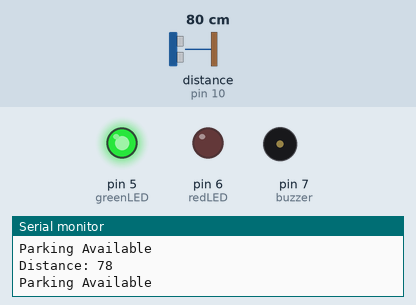
This sketch was run on a simulated Arduino Uno, built with avr-gcc and run on an emulated ATmega328P. On the bench: output pins drawn as LEDs (lit = HIGH), buzzer (waves = sounding, pin HIGH), the last lines printed to the serial monitor. Wiring (inferred from the names in the program): ultrasonic range finder: trigger pin 9; echo pin 10. Inputs (shaded band) come from the test bench; at power-on: distance to the obstacle (sensor on pin 10) 80 cm. The echo pulse lasts 58.3 µs per cm; pins used as bus, display or sensor lines are not drawn.

Above: at 1.8 s.
1.9 s: distance to the obstacle (sensor on pin 10) set to 13 cm
3.4 s: distance to the obstacle (sensor on pin 10) set to 9 cm
At 5.0 s:
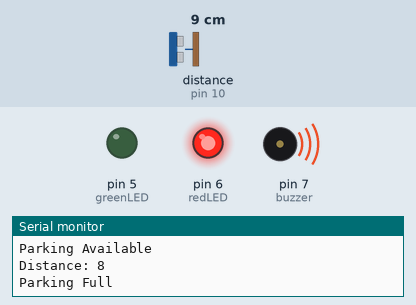
5.5 s: distance to the obstacle (sensor on pin 10) set to 18 cm
At 6.7 s:
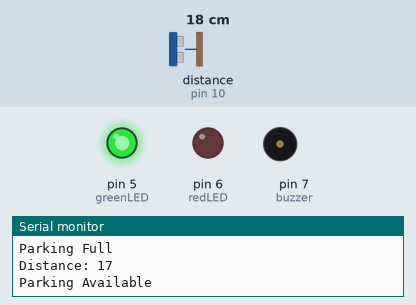
7.5 s: distance to the obstacle (sensor on pin 10) set to 2 cm
At 8.3 s:
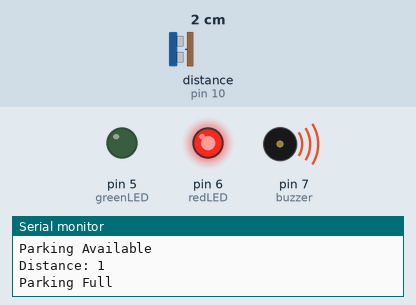
Timing chart, 0 to 10.5 s (numbered marks = the images above; inputs shaded):
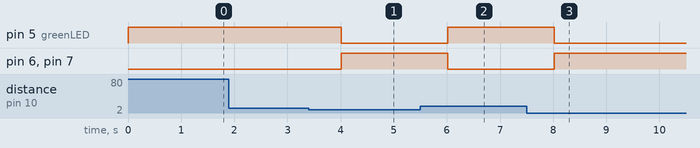

Measured:
- the behaviour switches between 12 and 11 cm on distance to the obstacle (sensor on pin 10) (found by bisection; images 0 and 1)
- after the input at 3.4 s, pin 5 (greenLED): HIGH → LOW after 0.62 s; pin 6 (redLED), pin 7 (buzzer): LOW → HIGH after 0.62 s
- after the input at 5.5 s, pin 5 (greenLED): LOW → HIGH after 0.52 s; pin 6 (redLED), pin 7 (buzzer): HIGH → LOW after 0.52 s
- after the input at 7.5 s, pin 5 (greenLED): HIGH → LOW after 0.52 s; pin 6 (redLED), pin 7 (buzzer): LOW → HIGH after 0.52 s

The sketch:

code.ino
```cpp
#define trigPin 9
#define echoPin 10
#define greenLED 5
#define redLED 6
#define buzzer 7

long duration;
int distance;

void setup() {
pinMode(trigPin, OUTPUT);
pinMode(echoPin, INPUT);
pinMode(greenLED, OUTPUT);
pinMode(redLED, OUTPUT);
pinMode(buzzer, OUTPUT);
Serial.begin(9600);
}

void loop() {
digitalWrite(trigPin, LOW);
delayMicroseconds(2);
digitalWrite(trigPin, HIGH);
delayMicroseconds(10);
digitalWrite(trigPin, LOW);

duration = pulseIn(echoPin, HIGH);
distance = duration * 0.034 / 2;

Serial.print("Distance: ");
Serial.println(distance);

if (distance > 10) {
Serial.println("Parking Available");
digitalWrite(greenLED, HIGH);
digitalWrite(redLED, LOW);
digitalWrite(buzzer, LOW);
}
else {
Serial.println("Parking Full");
digitalWrite(greenLED, LOW);
digitalWrite(redLED, HIGH);
digitalWrite(buzzer, HIGH);
}
delay(1000);
}
```
